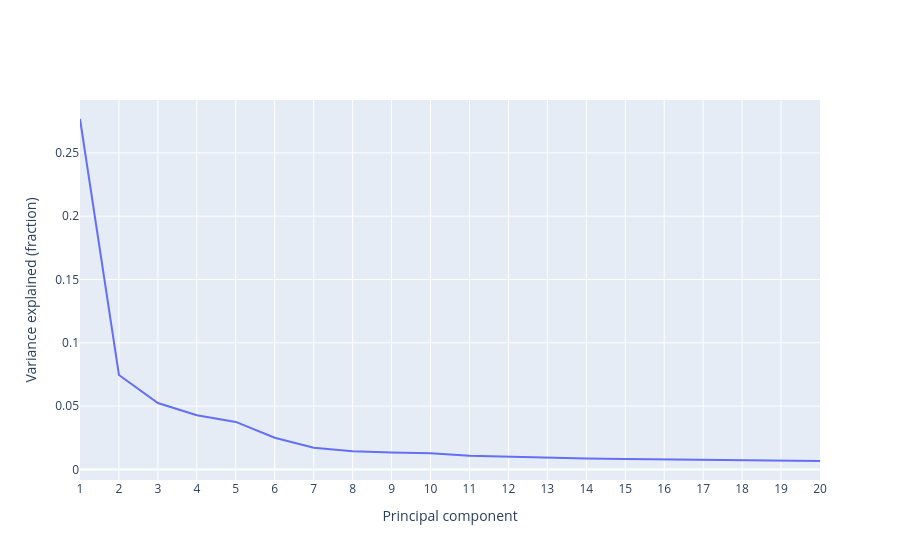

The code cell stored with this chart in its notebook:
### Code cell
# Create a numpy array from 1 up to the length of the fracs vector
x = np.arange(1, len(fracs) + 1)

# Put the fracs into a numpy array
y = np.array(fracs)

# Plotting the variance explained by each principal component
fig = go.Figure(data = go.Scatter(x = x, y = y))
fig.update_layout(xaxis_title = 'Principal component', 
                  yaxis_title = 'Variance explained (fraction)', 
                  xaxis = dict(dtick = 1.0)) 
fig.show()

### Figure 1 — Plotly figure (JSON) as saved in the notebook; plotly's stock layout.template omitted (floating-point values rounded to 4 significant figures)
{"data": [{"type": "scatter", "x": [1, 2, 3, 4, 5, 6, 7, 8, 9, 10, 11, 12, 13, 14, 15, 16, 17, 18, 19, 20], "y": [0.2768, 0.07462, 0.05241, 0.0428, 0.03753, 0.025, 0.01713, 0.01428, 0.01331, 0.01279, 0.01076, 0.009927, 0.009092, 0.008609, 0.008288, 0.007862, 0.00771, 0.007337, 0.006766, 0.00665]}], "layout": {"xaxis": {"dtick": 1, "title": {"text": "Principal component"}}, "yaxis": {"title": {"text": "Variance explained (fraction)"}}}}
